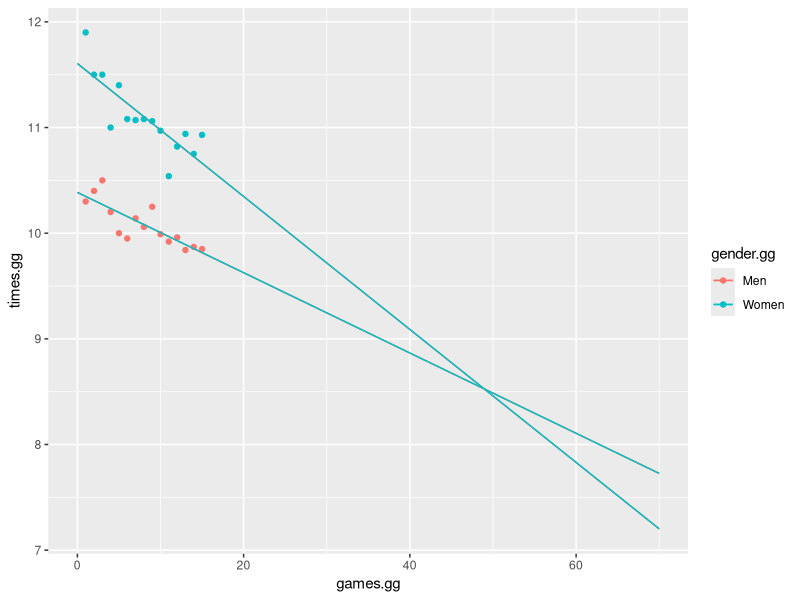
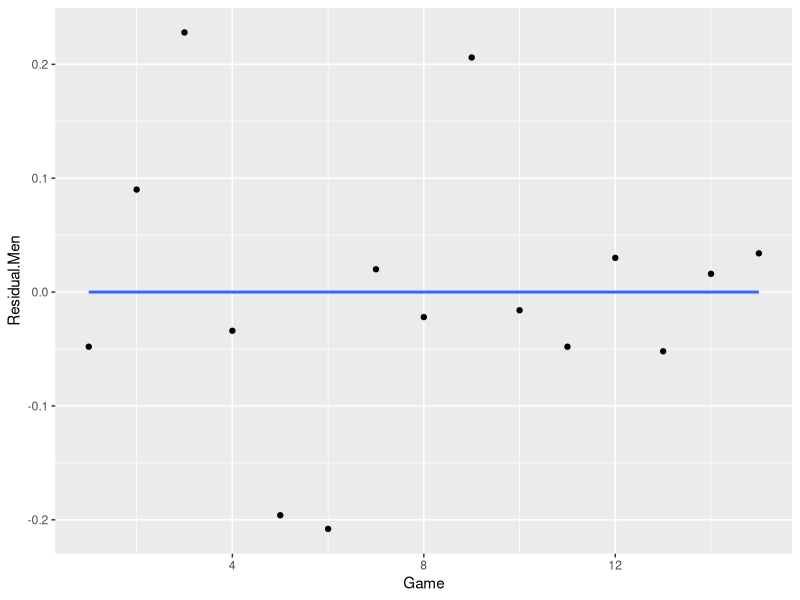
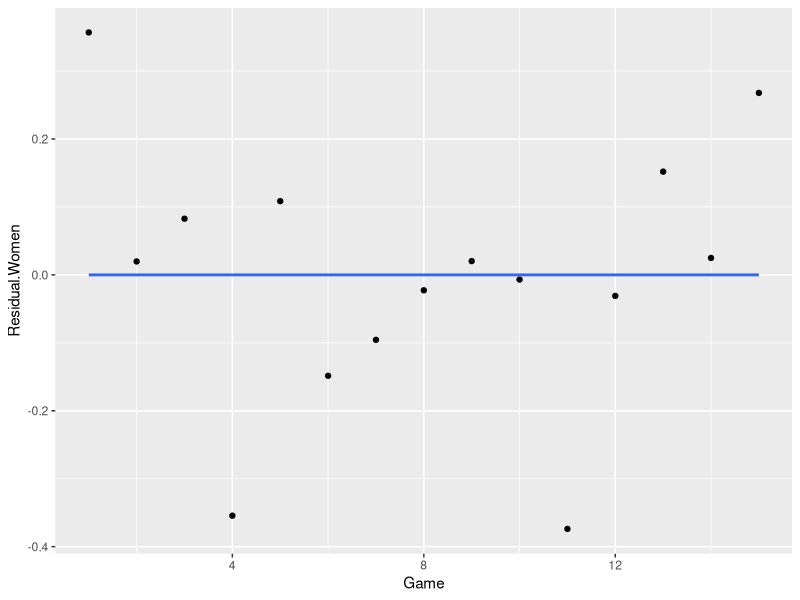
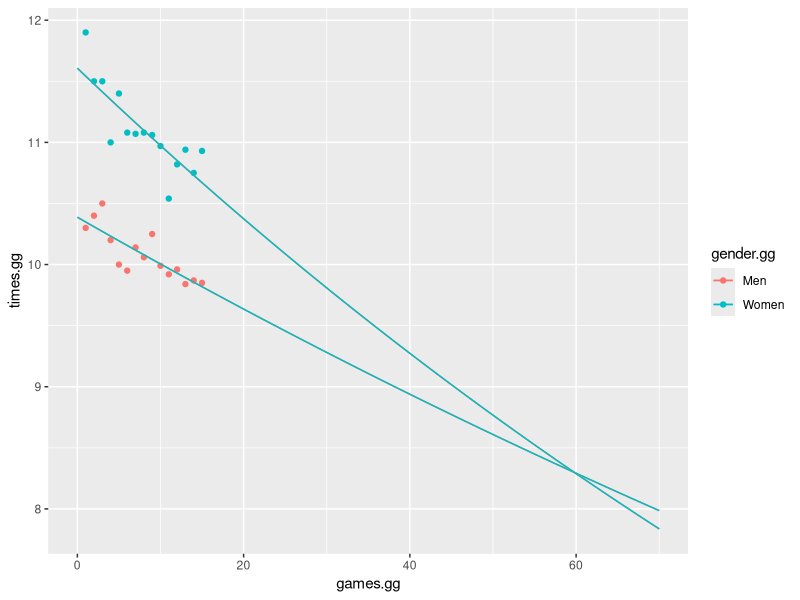
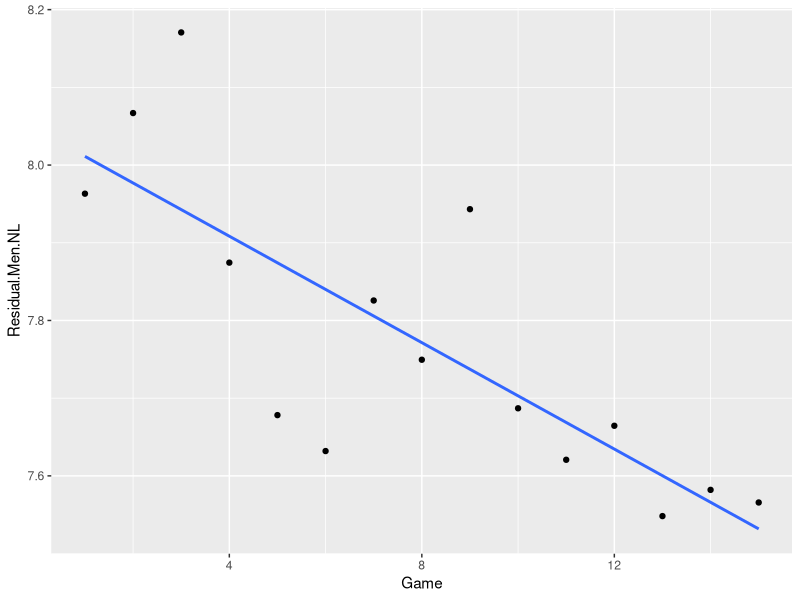
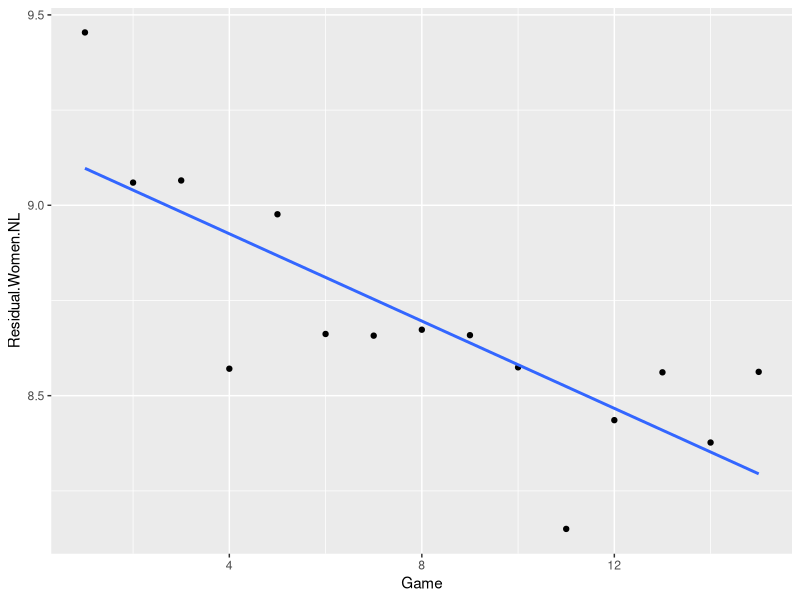
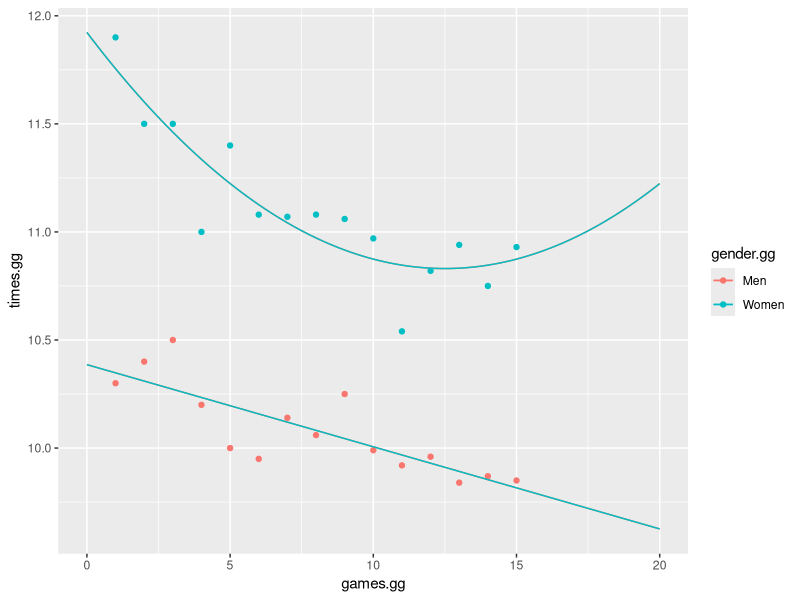
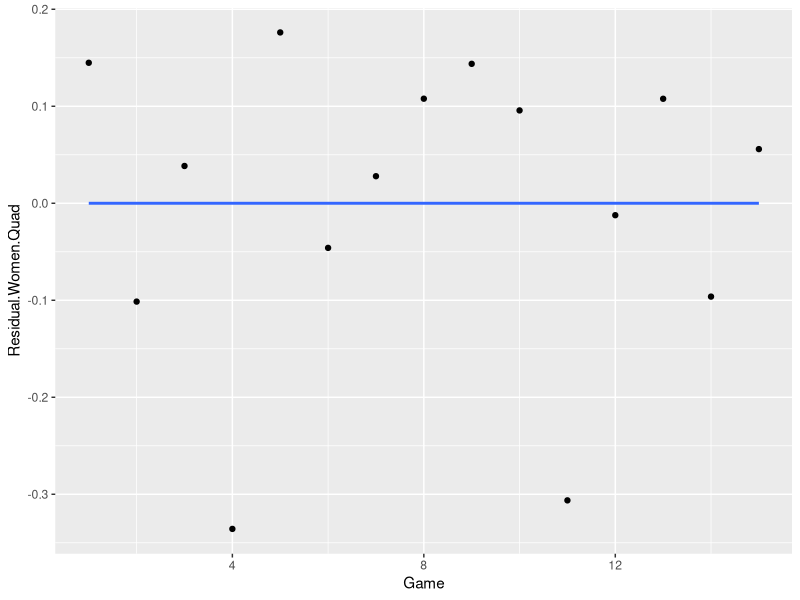

Reproduce these figures in R, in order.
# setwd("/Users/gfaletto/Desktop/econometrics")

rm(list=ls())

library("ggplot2")

data <- read.table("TrainExer15.txt", header=T)

n <- nrow(data)

### Part (a)

######### Linear trend for women

# Calculate b

G.bar <- mean(data$Game)
W.bar <- mean(data$Winwomen)

b.women <- (data$Game-G.bar)%*%(data$Winwomen-W.bar)/((data$Game-
	G.bar)%*%(data$Game-G.bar))
print("Regression line for women:")
print(paste("b=", b.women))

# Calculate a

a.women <- W.bar-b.women*G.bar
print(paste("a=", a.women))

# Check by re-calculating using built-in lm() function

model.w <- lm(Winwomen ~ Game, data=data)

# print(paste("According to the built-in linear regression function lm(), a =",
# 	as.numeric(model.w$coefficients[1]), "and b =",
# 	as.numeric(model.w$coefficients[2]), "."))

# print(paste("In a, difference of",
# 	a.women-as.numeric(model.w$coefficients[1])))
# print(paste("In b, difference of",
# 	b.women-as.numeric(model.w$coefficients[2])))

######### Linear trend for men

# Calculate b

M.bar <- mean(data$Winmen)

b.men <- (data$Game-G.bar)%*%(data$Winmen-M.bar)/((data$Game-
	G.bar)%*%(data$Game-G.bar))
print("Regression line for men:")
print(paste("b=", b.men))

# Calculate a

a.men <- M.bar-b.men*G.bar
print(paste("a=", a.men))

# Check by re-calculating using built-in lm() function

model.m <- lm(Winmen ~ Game, data=data)

# print(paste("According to the built-in linear regression function lm(), a =",
# 	as.numeric(model.m$coefficients[1]), "and b =",
# 	as.numeric(model.m$coefficients[2]), "."))

# print(paste("In a, difference of",
# 	a.men-as.numeric(model.m$coefficients[1])))
# print(paste("In b, difference of",
# 	b.men-as.numeric(model.m$coefficients[2])))


### find point of intersection

t.intersection <- optimize(function(t) abs(a.men + b.men*t -
	(a.women + b.women*t)), interval=c(0:100))$minimum

print(paste("intersection (linear):", t.intersection))
print(paste("(this means a year of", round(t.intersection*4+1944), ")"))


##### Plot of data

games.gg <- rep(data$Game, 2)
times.gg <- c(data$Winmen, data$Winwomen)
gender.gg <- c(rep("Men", n), rep("Women", n))

df <- data.frame(games.gg, times.gg, gender.gg)

# plot <- ggplot(data=df, aes(x=games.gg, y=times.gg, color=gender.gg)) +
# geom_point() + geom_smooth(method="lm", se=F) + xlim(0, 70)

plot <- ggplot(data=df, aes(x=games.gg, y=times.gg, color=gender.gg)) +
geom_point() + stat_function(fun=function(x)(a.men+b.men*x),
	geom="line") + stat_function(fun=function(x)(a.women+
		b.women*x), geom="line") + xlim(0, 70)

print(plot)

# Plot of residuals against year

residuals.m.df <- data.frame(data$Game,
	as.numeric(data$Winmen-predict(model.m)))
colnames(residuals.m.df) <- c("Game", "Residual.Men")
plot.resid.m <- ggplot(data=residuals.m.df, aes(x=Game, y=Residual.Men)) +
geom_point() + geom_smooth(method="lm", se=F)
print(plot.resid.m)

model.resids.m <- lm(Residual.Men ~ Game, data=residuals.m.df)
print("Line of best fit for the residuals (men):")
print(model.resids.m)

#

residuals.w.df <- data.frame(data$Game,
	as.numeric(data$Winwomen-predict(model.w)))
colnames(residuals.w.df) <- c("Game", "Residual.Women")
plot.resid.w <- ggplot(data=residuals.w.df, aes(x=Game, y=Residual.Women)) +
geom_point() + geom_smooth(method="lm", se=F)
print(plot.resid.w)

model.resids.w <- lm(Residual.Women ~ Game, data=residuals.w.df)
print("Line of best fit for the residuals (women):")
print(model.resids.w)


# Part (b)

######### Non-Linear trend for women

# Calculate b

W.nonlinear <- log(data$Winwomen)

# G.bar <- mean(data$Game)
W.bar.nl <- mean(W.nonlinear)

b.women.nl <- (data$Game-G.bar)%*%(W.nonlinear-W.bar.nl)/((data$Game-
	G.bar)%*%(data$Game-G.bar))
print("Non-linear regression line for women:")
print(paste("b=", b.women.nl))

# Calculate a

a.women.nl <- W.bar.nl-b.women.nl*G.bar
print(paste("a=", a.women.nl))

# Check by re-calculating using built-in lm() function

df.nl.w <- data.frame(data$Game, W.nonlinear)

model.nl.w <- lm(W.nonlinear ~ data.Game, data=df.nl.w)

# print(paste("According to the built-in linear regression function lm(), a =",
# 	as.numeric(model.nl.w$coefficients[1]), "and b =",
# 	as.numeric(model.nl.w$coefficients[2]), "."))

# print(paste("In a, difference of",
# 	a.women.nl-as.numeric(model.nl.w$coefficients[1])))
# print(paste("In b, difference of",
# 	b.women.nl-as.numeric(model.nl.w$coefficients[2])))

######### Non-Linear trend for men

# Calculate b

M.nonlinear <- log(data$Winmen)

# G.bar <- mean(data$Game)
M.bar.nl <- mean(M.nonlinear)

b.men.nl <- (data$Game-G.bar)%*%(M.nonlinear-M.bar.nl)/((data$Game-
	G.bar)%*%(data$Game-G.bar))
print("Non-linear regression line for men:")
print(paste("b=", b.men.nl))

# Calculate a

a.men.nl <- M.bar.nl-b.men.nl*G.bar
print(paste("a=", a.men.nl))

# Check by re-calculating using built-in lm() function

df.nl.m <- data.frame(data$Game, M.nonlinear)

model.nl.m <- lm(M.nonlinear ~ data.Game, data=df.nl.m)

# print(paste("According to the built-in linear regression function lm(), a =",
# 	as.numeric(model.nl.m$coefficients[1]), "and b =",
# 	as.numeric(model.nl.m$coefficients[2]), "."))

# print(paste("In a, difference of",
# 	a.men.nl-as.numeric(model.nl.m$coefficients[1])))
# print(paste("In b, difference of",
# 	b.men.nl-as.numeric(model.nl.m$coefficients[2])))



### find point of intersection

t.intersection.nl <- optimize(function(t) abs(exp(a.men.nl + b.men.nl*t) -
	exp(a.women.nl + b.women.nl*t)), interval=c(0:100))$minimum

print(paste("intersection (nonlinear):", t.intersection.nl))
print(paste("(this means a year of", round(t.intersection.nl*4+1944), ")"))

##### Plot of data

plot.nl <- ggplot(data=df, aes(x=games.gg, y=times.gg, color=gender.gg)) +
geom_point() + stat_function(fun=function(x)exp(a.men.nl+b.men.nl*x),
	geom="line") + stat_function(fun=function(x)exp(a.women.nl+
		b.women.nl*x), geom="line") + xlim(0, 70)

print(plot.nl)

# Plot of residuals against year

residuals.m.nl.df <- data.frame(data$Game,
	as.numeric(data$Winmen-predict(model.nl.m)))
colnames(residuals.m.nl.df) <- c("Game", "Residual.Men.NL")
plot.resid.m.nl <- ggplot(data=residuals.m.nl.df, aes(x=Game,
	y=Residual.Men.NL)) + geom_point() + geom_smooth(method="lm",
	se=F)
print(plot.resid.m.nl)

model.resids.m.nl <- lm(Residual.Men.NL ~ Game, data=residuals.m.nl.df)
print("Line of best fit for the residuals (men) (non-linear):")
print(model.resids.m.nl)

#

residuals.w.nl.df <- data.frame(data$Game,
	as.numeric(data$Winwomen-predict(model.nl.w)))
colnames(residuals.w.nl.df) <- c("Game", "Residual.Women.NL")
plot.resid.w.nl <- ggplot(data=residuals.w.nl.df, aes(x=Game,
	y=Residual.Women.NL)) + geom_point() + geom_smooth(method="lm",
	se=F)
print(plot.resid.w.nl)

model.resids.w.nl <- lm(Residual.Women.NL ~ Game, data=residuals.w.nl.df)
print("Line of best fit for the residuals (women) (non-linear):")
print(model.resids.w.nl)

#
#
#
#
############ Quadratic fit for women
#
#
#
#

model.quad.w <- lm(Winwomen ~ Game + I(Game^2), data=data)

# print(model.quad.w)

plot.quad <- ggplot(data=df, aes(x=games.gg, y=times.gg, color=gender.gg)) +
geom_point() + stat_function(fun=function(x)(a.men+b.men*x),
	geom="line") + stat_function(fun=function(x)(model.quad.w$coefficients[[1]]+
	model.quad.w$coefficients[[2]]*x+model.quad.w$coefficients[[3]]*x^2),
	geom="line") + xlim(0, 20)

print(plot.quad)

# residuals

residuals.w.quad.df <- data.frame(data$Game,
	as.numeric(data$Winwomen-predict(model.quad.w)))
colnames(residuals.w.quad.df) <- c("Game", "Residual.Women.Quad")
plot.resid.w <- ggplot(data=residuals.w.quad.df, aes(x=Game,
	y=Residual.Women.Quad)) + geom_point() + geom_smooth(method="lm",
	se=F)
print(plot.resid.w)

# model.resids.w <- lm(Residual.Women ~ Game, data=residuals.w.df)
# print("Line of best fit for the residuals (women):")
# print(model.resids.w)




# Part (c)

print(paste("Predicted equal win time (linear model):",
	a.men+b.men*t.intersection))

print(paste("Predicted equal win time (non-linear model):",
	exp(a.men.nl+b.men.nl*t.intersection.nl)))